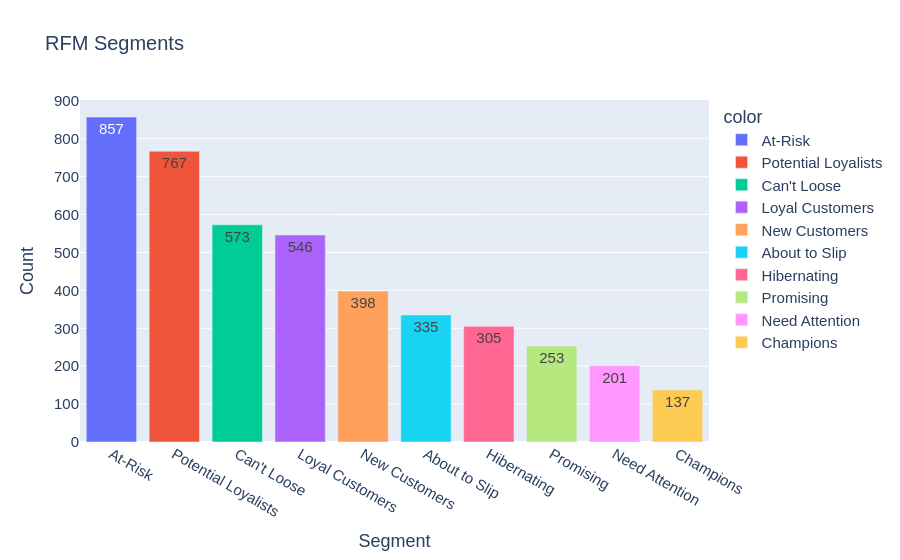

Notebook cell for this chart:
### Code cell
# Top 10 most preferred products
segments = new_rfm['rfm_segment'].value_counts()

fig = px.bar(
    x=segments.index,
    y=segments.values,
    color=segments.index,
    text=segments.values,
    title="RFM Segments"
)
fig.update_layout(
    xaxis_title="Segment",
    yaxis_title="Count",
    font=dict(size=15, family="Arial"),
    title_font=dict(size=20, family="Arial")
)
fig.show()

### Figure 1 — Plotly figure (JSON) as saved in the notebook; plotly's stock layout.template omitted (floating-point values rounded to 4 significant figures)
{"data": [{"hovertemplate": "color=At-Risk<br>x=%{x}<br>y=%{y}<br>text=%{text}<extra></extra>", "legendgroup": "At-Risk", "marker": {"color": "#636efa", "pattern": {"shape": ""}}, "name": "At-Risk", "orientation": "v", "showlegend": true, "text": [857.0], "textposition": "auto", "type": "bar", "x": ["At-Risk"], "xaxis": "x", "y": [857], "yaxis": "y"}, {"hovertemplate": "color=Potential Loyalists<br>x=%{x}<br>y=%{y}<br>text=%{text}<extra></extra>", "legendgroup": "Potential Loyalists", "marker": {"color": "#EF553B", "pattern": {"shape": ""}}, "name": "Potential Loyalists", "orientation": "v", "showlegend": true, "text": [767.0], "textposition": "auto", "type": "bar", "x": ["Potential Loyalists"], "xaxis": "x", "y": [767], "yaxis": "y"}, {"hovertemplate": "color=Can't Loose<br>x=%{x}<br>y=%{y}<br>text=%{text}<extra></extra>", "legendgroup": "Can't Loose", "marker": {"color": "#00cc96", "pattern": {"shape": ""}}, "name": "Can't Loose", "orientation": "v", "showlegend": true, "text": [573.0], "textposition": "auto", "type": "bar", "x": ["Can't Loose"], "xaxis": "x", "y": [573], "yaxis": "y"}, {"hovertemplate": "color=Loyal Customers<br>x=%{x}<br>y=%{y}<br>text=%{text}<extra></extra>", "legendgroup": "Loyal Customers", "marker": {"color": "#ab63fa", "pattern": {"shape": ""}}, "name": "Loyal Customers", "orientation": "v", "showlegend": true, "text": [546.0], "textposition": "auto", "type": "bar", "x": ["Loyal Customers"], "xaxis": "x", "y": [546], "yaxis": "y"}, {"hovertemplate": "color=New Customers<br>x=%{x}<br>y=%{y}<br>text=%{text}<extra></extra>", "legendgroup": "New Customers", "marker": {"color": "#FFA15A", "pattern": {"shape": ""}}, "name": "New Customers", "orientation": "v", "showlegend": true, "text": [398.0], "textposition": "auto", "type": "bar", "x": ["New Customers"], "xaxis": "x", "y": [398], "yaxis": "y"}, {"hovertemplate": "color=About to Slip<br>x=%{x}<br>y=%{y}<br>text=%{text}<extra></extra>", "legendgroup": "About to Slip", "marker": {"color": "#19d3f3", "pattern": {"shape": ""}}, "name": "About to Slip", "orientation": "v", "showlegend": true, "text": [335.0], "textposition": "auto", "type": "bar", "x": ["About to Slip"], "xaxis": "x", "y": [335], "yaxis": "y"}, {"hovertemplate": "color=Hibernating<br>x=%{x}<br>y=%{y}<br>text=%{text}<extra></extra>", "legendgroup": "Hibernating", "marker": {"color": "#FF6692", "pattern": {"shape": ""}}, "name": "Hibernating", "orientation": "v", "showlegend": true, "text": [305.0], "textposition": "auto", "type": "bar", "x": ["Hibernating"], "xaxis": "x", "y": [305], "yaxis": "y"}, {"hovertemplate": "color=Promising<br>x=%{x}<br>y=%{y}<br>text=%{text}<extra></extra>", "legendgroup": "Promising", "marker": {"color": "#B6E880", "pattern": {"shape": ""}}, "name": "Promising", "orientation": "v", "showlegend": true, "text": [253.0], "textposition": "auto", "type": "bar", "x": ["Promising"], "xaxis": "x", "y": [253], "yaxis": "y"}, {"hovertemplate": "color=Need Attention<br>x=%{x}<br>y=%{y}<br>text=%{text}<extra></extra>", "legendgroup": "Need Attention", "marker": {"color": "#FF97FF", "pattern": {"shape": ""}}, "name": "Need Attention", "orientation": "v", "showlegend": true, "text": [201.0], "textposition": "auto", "type": "bar", "x": ["Need Attention"], "xaxis": "x", "y": [201], "yaxis": "y"}, {"hovertemplate": "color=Champions<br>x=%{x}<br>y=%{y}<br>text=%{text}<extra></extra>", "legendgroup": "Champions", "marker": {"color": "#FECB52", "pattern": {"shape": ""}}, "name": "Champions", "orientation": "v", "showlegend": true, "text": [137.0], "textposition": "auto", "type": "bar", "x": ["Champions"], "xaxis": "x", "y": [137], "yaxis": "y"}], "layout": {"barmode": "relative", "font": {"family": "Arial", "size": 15}, "legend": {"title": {"text": "color"}, "tracegroupgap": 0}, "title": {"font": {"family": "Arial", "size": 20}, "text": "RFM Segments"}, "xaxis": {"anchor": "y", "domain": [0, 1], "title": {"text": "Segment"}}, "yaxis": {"anchor": "x", "domain": [0, 1], "title": {"text": "Count"}}}}
